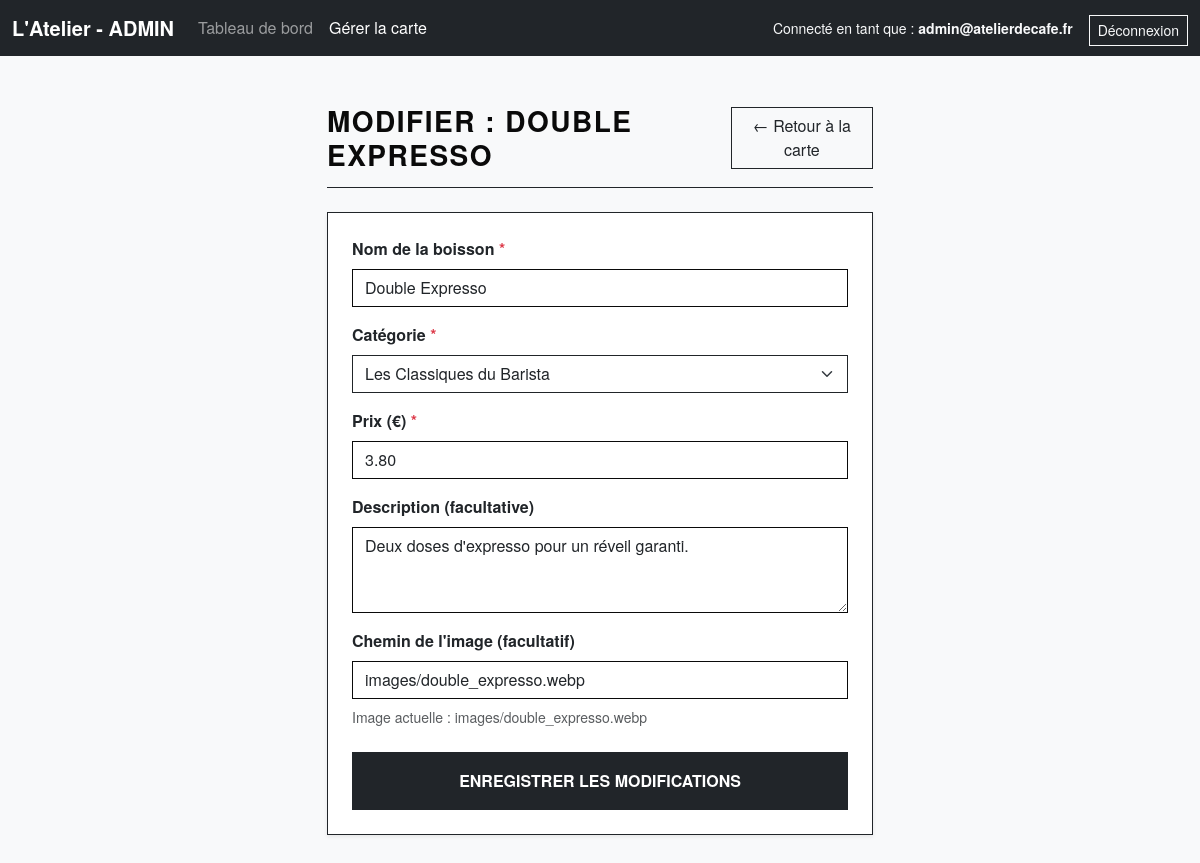
/edit_service.php?id=2 (signed in), run on the app's committed database.
### tables this page shows
CREATE TABLE `services` (
  `id` int(11) NOT NULL,
  `nom` varchar(100) NOT NULL,
  `description` text DEFAULT NULL,
  `prix` decimal(5,2) NOT NULL,
  `image_url` varchar(255) DEFAULT NULL,
  `category_id` int(11) NOT NULL
);

CREATE TABLE `categories` (
  `id` int(11) NOT NULL,
  `nom` varchar(100) NOT NULL
);

### edit_service.php (the view, shortened to what this page needs)
<?php
require_once 'config.php';
$id = (int)$_GET['id'];
$stmtSelect = $pdo->prepare("SELECT * FROM services WHERE id = :id");
$stmtSelect->execute([':id' => $id]);
$service = $stmtSelect->fetch();
$categories = $pdo->query("SELECT * FROM categories")->fetchAll();
?>
<!doctype html>
<html lang="fr">
<head>
    <link href="https://cdn.jsdelivr.net/npm/bootstrap@5.3.2/dist/css/bootstrap.min.css" rel="stylesheet" />
    <link rel="stylesheet" href="index.css" />
</head>
<body class="bg-light">
    <nav class="navbar navbar-expand-lg navbar-dark bg-dark sticky-top">
        <div class="container-fluid">
            <a class="navbar-brand fw-bold" href="dashboard.php">L'Atelier - ADMIN</a>
            <div class="collapse navbar-collapse" id="adminNav">
                <ul class="navbar-nav me-auto">
                    <li class="nav-item">
                        <a class="nav-link" href="dashboard.php">Tableau de bord</a>
                    </li>
                    <li class="nav-item">
                        <a class="nav-link active" href="admin_services.php">Gérer la carte</a>
                    </li>
                </ul>
                <ul class="navbar-nav ms-auto">
                    <li class="nav-item d-flex align-items-center me-3">
                        <span class="text-light small">Connecté en tant que : <strong><?= htmlspecialchars($_SESSION['admin_email']) ?></strong></span>
                    </li>
                    <li class="nav-item">
                        <a class="btn btn-outline-light btn-sm rounded-0 mt-1" href="logout.php">Déconnexion</a>
                    </li>
                </ul>
            </div>
        </div>
    </nav>
    <main class="container py-5">
        <div class="row">
            <div class="col-lg-6 mx-auto">
                <div class="d-flex justify-content-between align-items-center mb-4 pb-3 border-bottom border-dark">
                    <h1 class="h3 fw-bold text-uppercase m-0">Modifier : <?= htmlspecialchars($service['nom']) ?></h1>
                    <a href="admin_services.php" class="btn btn-outline-dark rounded-0">&larr; Retour à la carte</a>
                </div>
                <div class="card rounded-0 border-dark shadow-sm">
                    <div class="card-body p-4">
                        <form method="POST" action="edit_service.php?id=<?= $id ?>">
                            <div class="mb-3">
                                <label for="nom" class="form-label fw-bold">Nom de la boisson <span class="text-danger">*</span></label>
                                <input type="text" class="form-control rounded-0" id="nom" name="nom" value="<?= htmlspecialchars($service['nom']) ?>" required>
                            </div>
                            <div class="mb-3">
                                <label for="category_id" class="form-label fw-bold">Catégorie <span class="text-danger">*</span></label>
                                <select class="form-select rounded-0 border-dark" id="category_id" name="category_id" required>
                                    <?php foreach ($categories as $cat): ?>
                                        <option value="<?= $cat['id'] ?>" <?= $service['category_id'] == $cat['id'] ? 'selected' : '' ?>>
                                            <?= htmlspecialchars($cat['nom']) ?>
                                        </option>
                                    <?php endforeach; ?>
                                </select>
                            </div>
                            <div class="mb-3">
                                <label for="prix" class="form-label fw-bold">Prix (€) <span class="text-danger">*</span></label>
                                <input type="number" step="0.10" class="form-control rounded-0" id="prix" name="prix" value="<?= htmlspecialchars($service['prix']) ?>" required>
                            </div>
                            <div class="mb-3">
                                <label for="description" class="form-label fw-bold">Description (facultative)</label>
                                <textarea class="form-control rounded-0" id="description" name="description" rows="3"><?= htmlspecialchars($service['description'] ?? '') ?></textarea>
                            </div>
                            <div class="mb-4">
                                <label for="image_url" class="form-label fw-bold">Chemin de l'image (facultatif)</label>
                                <input type="text" class="form-control rounded-0" id="image_url" name="image_url" value="<?= htmlspecialchars($service['image_url'] ?? '') ?>">
                                <?php if (!empty($service['image_url'])): ?>
                                    <div class="mt-2 text-muted small">Image actuelle : <?= htmlspecialchars($service['image_url']) ?></div>
                                <?php endif; ?>
                            </div>
                            <button type="submit" name="edit_service" class="btn btn-dark w-100 py-3 rounded-0 text-uppercase fw-bold">Enregistrer les modifications</button>
                        </form>
                    </div>
                </div>
            </div>
        </div>
    </main>
</body>
</html>

### index.css (style rules this page uses)
:root { --black: #0a0a0a; --white: #fdfdfd; --grey: #e0e0e0; }
body { background-color: var(--white); color: var(--black); font-family: "Helvetica Neue", Arial, sans-serif; }
h1, h2, h3 { text-transform: uppercase; font-weight: 700; letter-spacing: 1.5px; }
.form-control { border: 1px solid var(--black); border-radius: 0; }

### data on the page
services: nom "DOUBLE EXPRESSO", nom "Double Expresso", category_id "Les Classiques du Barista", prix "3.80", description "Deux doses d'expresso pour un réveil garanti.", image_url "images/double_expresso.webp"

### other printed values
$_SESSION['admin_email'] "admin@atelierdecafe.fr"
